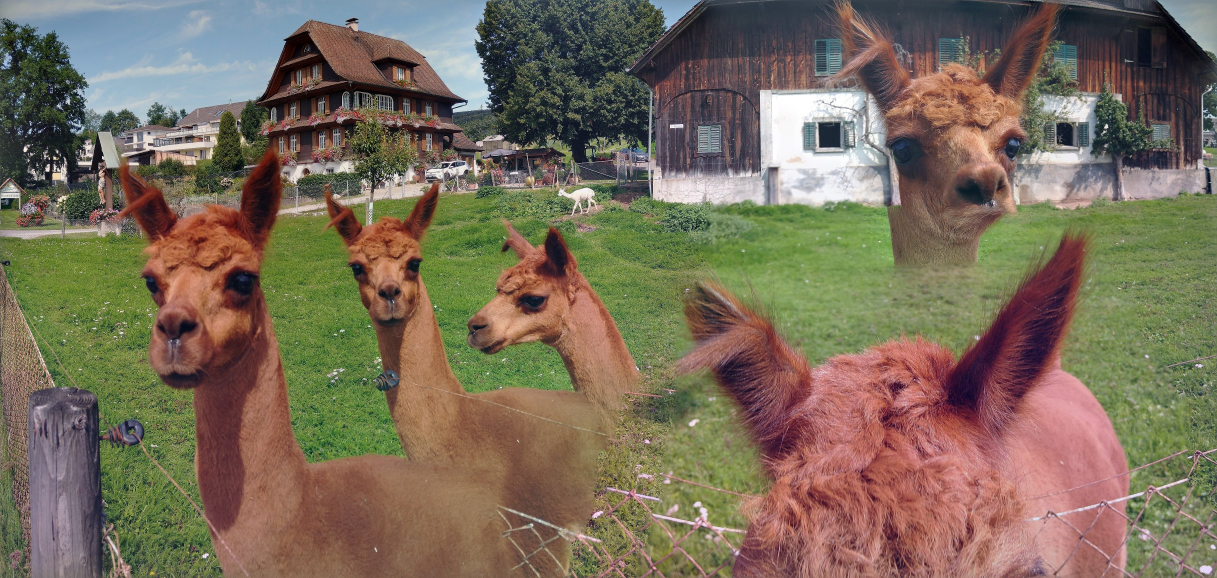
#> input picture Lista-2/Alpacas.jpg, 3651 x 1733 px (shown at 1/3 size)
$ python main.py
#> lines starting #> are read from the running program, lines starting #| are printed output that depends on the picture
### Lista-2/zadanie_2.py
from PIL import Image

def create_thumbnail(image_file_path, size_tuple, destination_path = "miniatura.jpg"):
    '''Tworzy miniaturę obrazka

    :param image_file_path: (str) - ścieżka do obrazka
    :param size_tuple: (tuple of integers) - rozmiary miniatury
    :param destination_path: (str) - ścieżka w której wygeneruje się miniatura

    '''
#> called with image_file_path = 'Alpacas.jpg', size_tuple = (160, 90), destination_path = 'miniatura.jpg'
    image = Image.open(image_file_path)
#> image is the input picture: PIL image 3651x1733 RGB; mean R, G, B 121.2, 108.9, 90.3
    image.thumbnail(size_tuple)
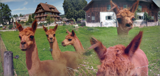
#> image: PIL image 160x76 RGB; mean R, G, B 121.2, 108.9, 90.3
    image.save(destination_path)

### Lista-2/zadanie_3.py
import zipfile
import os
from datetime import datetime


def create_zip_archive(folder_path, destination_path):
    '''tworzy archiwum zip danego folderu

    :param folder_path: (str) - ścieżka do folderu
    :param destination_path: (str) - ścieżka do tworzonego pliku .zip

    '''
#> called with folder_path = 'archive', destination_path = 'archive.zip'
    current_time = str(datetime.now())
    current_time = current_time[:10]
    new_zip = zipfile.ZipFile(current_time + destination_path, "w")
    for root, dirs, files in os.walk(folder_path):
        new_zip.write(root)
        for file in files:
            new_zip.write(os.path.join(root, file))
    new_zip.close()

### Lista-2/zadanie_4.py
import os
import datetime
import matplotlib.pyplot as plt

class ModTimes:

    def __init__(self, dir):
        '''inicjator klasy
        :param dir: (str) - ścieżka folderu do analizy
        '''
        self.directory = dir
        self.times_for_files = self.modification_times()
        self.n_by_month = self.count_by_month()

    def modification_times(self):
        '''czyta czas modyfikacji plików z directory metodą os.walk() i os.path.getmtime()

        :return times_for_files: (dict) - {plik (str) : rrrr-mm-dd gg:mm:ss (str)}
        '''
        times_for_files = {}
        for root, dirs, files in os.walk(self.directory):
            for file in files:
                time_of_modification = os.path.getmtime(os.path.join(root, file))
                readable_time = datetime.datetime.fromtimestamp(time_of_modification).strftime('%Y-%m-%d %H:%M:%S')
                times_for_files[file] = readable_time
        return times_for_files

    def count_by_month(self):
        '''liczy ile plików było modyfikowanych w jakich miesiącach

        :return n_by_month: (dict) - {rrrr-mm (str) : n (int)}
        '''
        sorted_times = [time for file, time in sorted(self.times_for_files.items(), key=lambda items : items[1])]
        n_by_month = {}
        for time in sorted_times:
            key = time[:7]
            if key in n_by_month:
                n_by_month[key] += 1
            else:
                n_by_month[key] = 1

        return n_by_month

    def plot(self):
        '''tworzy wykres słupkowy pokazujący ile plików zostało zmodyfikowanych w którym miesiącu

        :return: zapisuje wykres w bieżącym folderze pod nazwą folderu, który analizujemy w formacie .png
        '''
        keys = list(self.n_by_month.keys())
        values = self.n_by_month.values()

        fig, ax = plt.subplots()
        plt.bar(keys, values)
        ax.tick_params(axis ='x', rotation = 45)
        ax.set_xlabel("miesiąc modyfikacji", fontsize ='large')
        ax.set_ylabel("liczba zmodyfikowanych plików", fontsize ='large')
        for k in keys:
            plt.annotate(str(self.n_by_month[k]), (k, self.n_by_month[k]))

        plt.tight_layout()
        folder_name = os.path.basename(self.directory)
        plt.savefig(folder_name + ".png", dpi = 200)
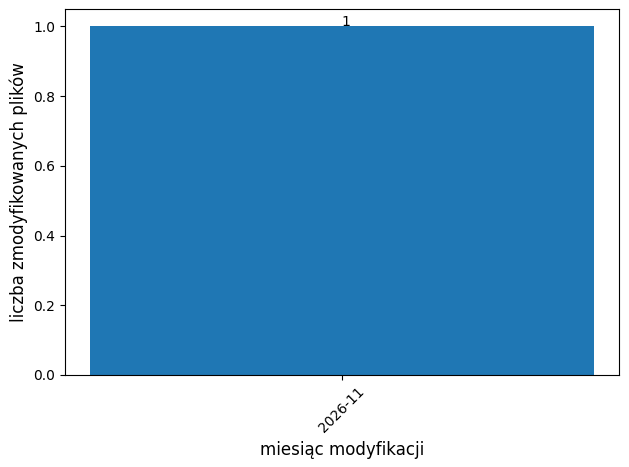
#> figure drawn by matplotlib, 1 panel

### Lista-2/zadanie_1.py
from math import floor

# źródło: http://www.algorytm.org/przetwarzanie-dat/wyznaczanie-daty-wielkanocy-metoda-meeusa-jonesa-butchera.html
def data_Wielkanocy(year):
    '''Zwraca datę wielkanocy dla żądanego roku

    :param year: (int) - żądany rok
    :return: dd. miesiąc rrrr. roku (str) - data Wielkanocy

    '''
    try:
        year = int(year)
    except:
        raise TypeError
    a = year % 19
    b = floor(year/100)
    c = year % 100
    d = floor(b / 4)
    e = b % 4
    f = floor((b+8)/25)
    g = floor((b - f + 1)/3)
    h = (19 * a + b - d - g + 15) % 30
    i = floor(c/4)
    k = c % 4
    l = (32 + 2 * e + 2 * i - h - k) % 7
    m = floor((a + 11 * h + 22 * l) / 451)
    p = (h + l - 7 * m + 114) % 31
    day = p + 1
    month = floor((h + l - 7*m + 114) / 31)
    months = {
        3 : "marca",
        4 : "kwietnia"
    }
    return str(day) + ". "  + months[month] + " " +  str(year) + ". roku"

### Lista-2/main.py
from zadanie_1 import data_Wielkanocy
from zadanie_2 import create_thumbnail
from zadanie_3 import create_zip_archive
from zadanie_4 import ModTimes


#zadanie 1 - wypisze datę Wielkanocy w roku 2020
print(data_Wielkanocy(2020))

#utworzy w obecnym folderze miniaturę obrazka w wymiarach 160 x 90 i zapisze domyślnie jako miniatura.jpg w obecnym folderze
create_thumbnail(r"Alpacas.jpg", (160, 90))

#utworzy w obecnym folderze archive.zip zawierający folder archive i wszystkie jego podfoldery oraz pliki w nich się znajdujące
create_zip_archive("archive","archive.zip")

#aby sprawdzić zadanie 4:
#directory = ModTimes("path_to_folder")
#directory.plot()
#wykres pojawi się w bieżącym folderze w formacie .png,
#przyjmie nazwę analizowanego folderu
#
#np:
analyse_archive = ModTimes(r"archive")
analyse_archive.plot()
#
#w repozytorium przesłałem plik Moje_memy.png, który przedstawia modyfikacje plików
#w moim folderze z memami na komputerze prywatnym
